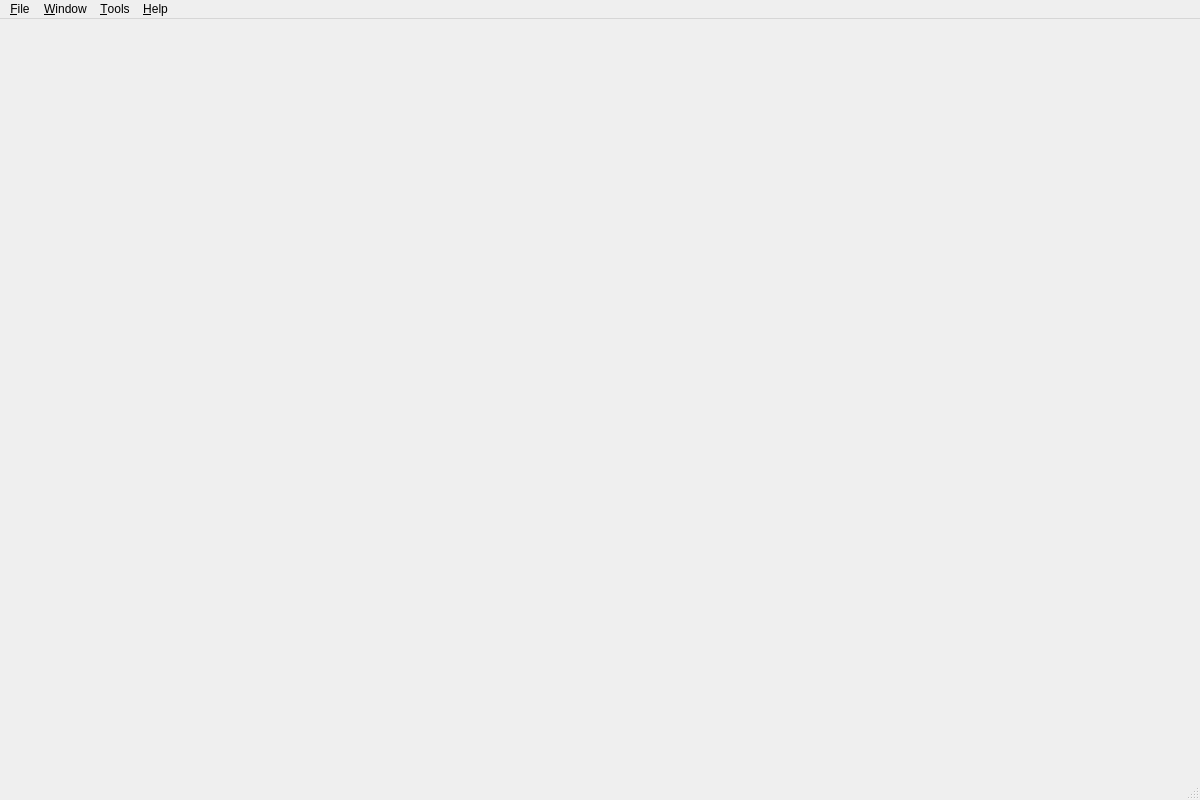
<?xml version="1.0" encoding="UTF-8"?>
<ui version="4.0">
 <class>MainWindow</class>
 <widget class="QMainWindow" name="MainWindow">
  <property name="geometry">
   <rect>
    <x>0</x>
    <y>0</y>
    <width>1200</width>
    <height>800</height>
   </rect>
  </property>
  <property name="windowTitle">
   <string>QRenderDoc</string>
  </property>
  <property name="windowIcon">
   <iconset resource="../Resources/resources.qrc">
    <normaloff>:/logo.svg</normaloff>:/logo.svg</iconset>
  </property>
  <widget class="QWidget" name="centralWidget">
   <layout class="QVBoxLayout" name="verticalLayout">
    <property name="leftMargin">
     <number>0</number>
    </property>
    <property name="topMargin">
     <number>0</number>
    </property>
    <property name="rightMargin">
     <number>0</number>
    </property>
    <property name="bottomMargin">
     <number>0</number>
    </property>
    <item>
     <widget class="ToolWindowManager" name="toolWindowManager" native="true"/>
    </item>
   </layout>
  </widget>
  <widget class="QMenuBar" name="menuBar">
   <property name="geometry">
    <rect>
     <x>0</x>
     <y>0</y>
     <width>1200</width>
     <height>18</height>
    </rect>
   </property>
   <widget class="QMenu" name="menu_Tools">
    <property name="title">
     <string>&amp;Tools</string>
    </property>
    <addaction name="action_Resolve_Symbols"/>
    <addaction name="action_Recompress_Capture"/>
    <addaction name="action_Start_Replay_Loop"/>
    <addaction name="separator"/>
    <addaction name="action_Settings"/>
    <addaction name="action_Manage_Remote_Servers"/>
    <addaction name="separator"/>
    <addaction name="action_Export_Detailed_Data"/>
   </widget>
   <widget class="QMenu" name="menu_File">
    <property name="title">
     <string>&amp;File</string>
    </property>
    <widget class="QMenu" name="menu_Recent_Capture_Files">
     <property name="title">
      <string>&amp;Recent Captures</string>
     </property>
     <addaction name="separator"/>
     <addaction name="action_Clear_Capture_Files_History"/>
    </widget>
    <widget class="QMenu" name="menu_Recent_Capture_Settings">
     <property name="title">
      <string>Recent Capture Settings</string>
     </property>
     <addaction name="separator"/>
     <addaction name="action_Clear_Capture_Settings_History"/>
    </widget>
    <widget class="QMenu" name="menu_Export_As">
     <property name="title">
      <string>&amp;Export As...</string>
     </property>
     <property name="toolTipsVisible">
      <bool>true</bool>
     </property>
    </widget>
    <widget class="QMenu" name="menu_Import_From">
     <property name="title">
      <string>&amp;Import From...</string>
     </property>
     <property name="toolTipsVisible">
      <bool>true</bool>
     </property>
    </widget>
    <addaction name="action_Launch_Application"/>
    <addaction name="action_Attach_to_Running_Instance"/>
    <addaction name="action_Inject_into_Process"/>
    <addaction name="separator"/>
    <addaction name="action_Open_Capture"/>
    <addaction name="action_Save_Capture_Inplace"/>
    <addaction name="action_Save_Capture_As"/>
    <addaction name="action_Close_Capture"/>
    <addaction name="separator"/>
    <addaction name="menu_Import_From"/>
    <addaction name="menu_Export_As"/>
    <addaction name="separator"/>
    <addaction name="menu_Recent_Capture_Files"/>
    <addaction name="menu_Recent_Capture_Settings"/>
    <addaction name="separator"/>
    <addaction name="action_Exit"/>
    <addaction name="separator"/>
   </widget>
   <widget class="QMenu" name="menu_Window">
    <property name="title">
     <string>&amp;Window</string>
    </property>
    <widget class="QMenu" name="menu_Save_Layout">
     <property name="title">
      <string>&amp;Save Layout</string>
     </property>
     <addaction name="action_Save_Default_Layout"/>
     <addaction name="separator"/>
     <addaction name="action_Save_Layout_1"/>
     <addaction name="action_Save_Layout_2"/>
     <addaction name="action_Save_Layout_3"/>
     <addaction name="action_Save_Layout_4"/>
     <addaction name="action_Save_Layout_5"/>
     <addaction name="action_Save_Layout_6"/>
    </widget>
    <widget class="QMenu" name="menu_Load_Layout">
     <property name="title">
      <string>&amp;Load Layout</string>
     </property>
     <addaction name="action_Load_Default_Layout"/>
     <addaction name="separator"/>
     <addaction name="action_Load_Layout_1"/>
     <addaction name="action_Load_Layout_2"/>
     <addaction name="action_Load_Layout_3"/>
     <addaction name="action_Load_Layout_4"/>
     <addaction name="action_Load_Layout_5"/>
     <addaction name="action_Load_Layout_6"/>
    </widget>
    <addaction name="menu_Save_Layout"/>
    <addaction name="menu_Load_Layout"/>
    <addaction name="separator"/>
    <addaction name="action_Launch_Application_Window"/>
    <addaction name="action_Python_Shell"/>
    <addaction name="action_Event_Browser"/>
    <addaction name="action_Texture_Viewer"/>
    <addaction name="action_Pipeline_State"/>
    <addaction name="action_API_Inspector"/>
    <addaction name="action_Mesh_Output"/>
    <addaction name="action_Errors_and_Warnings"/>
    <addaction name="action_Timeline"/>
    <addaction name="action_Statistics_Viewer"/>
    <addaction name="action_Counter_Viewer"/>
    <addaction name="action_Resource_Inspector"/>
    <addaction name="action_Comments"/>
   </widget>
   <widget class="QMenu" name="menu_Help">
    <property name="title">
     <string>&amp;Help</string>
    </property>
    <widget class="QMenu" name="menu_Reported_Bugs">
     <property name="title">
      <string>&amp;Reported Bugs</string>
     </property>
     <addaction name="separator"/>
     <addaction name="action_Clear_Reported_Bugs"/>
    </widget>
    <addaction name="action_View_Documentation"/>
    <addaction name="action_View_Diagnostic_Log_File"/>
    <addaction name="action_Show_Tips"/>
    <addaction name="separator"/>
    <addaction name="action_Send_Error_Report"/>
    <addaction name="menu_Reported_Bugs"/>
    <addaction name="separator"/>
    <addaction name="action_Check_for_Updates"/>
    <addaction name="separator"/>
    <addaction name="action_Source_on_GitHub"/>
    <addaction name="action_Build_Release_Downloads"/>
    <addaction name="action_About"/>
   </widget>
   <addaction name="menu_File"/>
   <addaction name="menu_Window"/>
   <addaction name="menu_Tools"/>
   <addaction name="menu_Help"/>
  </widget>
  <widget class="QStatusBar" name="statusBar"/>
  <action name="action_Launch_Application">
   <property name="text">
    <string>&amp;Launch Application</string>
   </property>
   <property name="shortcut">
    <string>Ctrl+N</string>
   </property>
  </action>
  <action name="action_Attach_to_Running_Instance">
   <property name="text">
    <string>&amp;Attach to Running Instance</string>
   </property>
  </action>
  <action name="action_Inject_into_Process">
   <property name="text">
    <string>&amp;Inject into Process</string>
   </property>
  </action>
  <action name="action_Open_Capture">
   <property name="text">
    <string>&amp;Open Capture</string>
   </property>
   <property name="shortcut">
    <string>Ctrl+O</string>
   </property>
  </action>
  <action name="action_Save_Capture_Inplace">
   <property name="text">
    <string>&amp;Save Capture</string>
   </property>
   <property name="shortcut">
    <string>Ctrl+S</string>
   </property>
  </action>
  <action name="action_Close_Capture">
   <property name="text">
    <string>&amp;Close Capture</string>
   </property>
   <property name="shortcut">
    <string>Ctrl+F4</string>
   </property>
  </action>
  <action name="action_Exit">
   <property name="text">
    <string>E&amp;xit</string>
   </property>
  </action>
  <action name="action_Python_Shell">
   <property name="text">
    <string>P&amp;ython Shell</string>
   </property>
  </action>
  <action name="action_Event_Browser">
   <property name="text">
    <string>&amp;Event Browser</string>
   </property>
  </action>
  <action name="action_Texture_Viewer">
   <property name="text">
    <string>&amp;Texture Viewer</string>
   </property>
  </action>
  <action name="action_Pipeline_State">
   <property name="text">
    <string>&amp;Pipeline State</string>
   </property>
  </action>
  <action name="action_API_Inspector">
   <property name="text">
    <string>&amp;API Inspector</string>
   </property>
  </action>
  <action name="action_Mesh_Output">
   <property name="text">
    <string>&amp;Mesh Output</string>
   </property>
  </action>
  <action name="action_Errors_and_Warnings">
   <property name="text">
    <string>Errors and &amp;Warnings</string>
   </property>
  </action>
  <action name="action_Timeline">
   <property name="text">
    <string>T&amp;imeline</string>
   </property>
  </action>
  <action name="action_Save_Default_Layout">
   <property name="text">
    <string>&amp;Default Layout</string>
   </property>
  </action>
  <action name="action_Load_Default_Layout">
   <property name="text">
    <string>&amp;Default Layout</string>
   </property>
  </action>
  <action name="action_Save_Layout_1">
   <property name="text">
    <string>Layout &amp;1</string>
   </property>
  </action>
  <action name="action_Save_Layout_2">
   <property name="text">
    <string>Layout &amp;2</string>
   </property>
  </action>
  <action name="action_Save_Layout_3">
   <property name="text">
    <string>Layout &amp;3</string>
   </property>
  </action>
  <action name="action_Save_Layout_4">
   <property name="text">
    <string>Layout &amp;4</string>
   </property>
  </action>
  <action name="action_Save_Layout_5">
   <property name="text">
    <string>Layout &amp;5</string>
   </property>
  </action>
  <action name="action_Save_Layout_6">
   <property name="text">
    <string>Layout &amp;6</string>
   </property>
  </action>
  <action name="action_Load_Layout_1">
   <property name="text">
    <string>Layout &amp;1</string>
   </property>
  </action>
  <action name="action_Load_Layout_2">
   <property name="text">
    <string>Layout &amp;2</string>
   </property>
  </action>
  <action name="action_Load_Layout_3">
   <property name="text">
    <string>Layout &amp;3</string>
   </property>
  </action>
  <action name="action_Load_Layout_4">
   <property name="text">
    <string>Layout &amp;4</string>
   </property>
  </action>
  <action name="action_Load_Layout_5">
   <property name="text">
    <string>Layout &amp;5</string>
   </property>
  </action>
  <action name="action_Load_Layout_6">
   <property name="text">
    <string>Layout &amp;6</string>
   </property>
  </action>
  <action name="action_Resolve_Symbols">
   <property name="text">
    <string>&amp;Resolve Symbols</string>
   </property>
  </action>
  <action name="action_Settings">
   <property name="text">
    <string>&amp;Settings</string>
   </property>
  </action>
  <action name="action_Manage_Remote_Servers">
   <property name="text">
    <string>&amp;Manage Remote Servers</string>
   </property>
  </action>
  <action name="action_View_Documentation">
   <property name="text">
    <string>View &amp;Documentation</string>
   </property>
  </action>
  <action name="action_View_Diagnostic_Log_File">
   <property name="text">
    <string>View Diagnostic &amp;Log File</string>
   </property>
  </action>
  <action name="action_Send_Error_Report">
   <property name="text">
    <string>Send &amp;Error Report</string>
   </property>
  </action>
  <action name="action_Source_on_GitHub">
   <property name="text">
    <string>Source on GitHub</string>
   </property>
  </action>
  <action name="action_Build_Release_Downloads">
   <property name="text">
    <string>Build/Release Downloads</string>
   </property>
  </action>
  <action name="action_About">
   <property name="text">
    <string>&amp;About</string>
   </property>
  </action>
  <action name="action_Clear_Capture_Files_History">
   <property name="text">
    <string>Clear History</string>
   </property>
  </action>
  <action name="action_Clear_Capture_Settings_History">
   <property name="text">
    <string>Clear History</string>
   </property>
  </action>
  <action name="action_Statistics_Viewer">
   <property name="text">
    <string>&amp;Statistics Viewer</string>
   </property>
  </action>
  <action name="action_Show_Tips">
   <property name="text">
    <string>Show Tips</string>
   </property>
  </action>
  <action name="action_Launch_Application_Window">
   <property name="text">
    <string>&amp;Launch Application</string>
   </property>
  </action>
  <action name="action_Start_Replay_Loop">
   <property name="text">
    <string>Start Replay &amp;Loop</string>
   </property>
  </action>
  <action name="action_Counter_Viewer">
   <property name="text">
    <string>Performance &amp;Counter Viewer</string>
   </property>
  </action>
  <action name="action_Resource_Inspector">
   <property name="text">
    <string>&amp;Resource Inspector</string>
   </property>
  </action>
  <action name="action_Save_Capture_As">
   <property name="text">
    <string>Sa&amp;ve Capture As</string>
   </property>
  </action>
  <action name="action_Comments">
   <property name="text">
    <string>Capture C&amp;omments</string>
   </property>
  </action>
  <action name="action_Recompress_Capture">
   <property name="text">
    <string>Re&amp;compress Capture</string>
   </property>
  </action>
  <action name="action_Export_Detailed_Data">
   <property name="text">
    <string>Export Detailed Data</string>
   </property>
  </action>
  <action name="action_Clear_Reported_Bugs">
   <property name="text">
    <string>&amp;Clear Reported Bugs</string>
   </property>
  </action>
  <action name="action_Check_for_Updates">
   <property name="text">
    <string>Check for updates</string>
   </property>
  </action>
 </widget>
 <layoutdefault spacing="6" margin="11"/>
 <customwidgets>
  <customwidget>
   <class>ToolWindowManager</class>
   <extends>QWidget</extends>
   <header>3rdparty/toolwindowmanager/ToolWindowManager.h</header>
  </customwidget>
 </customwidgets>
 <resources>
  <include location="../Resources/resources.qrc"/>
 </resources>
 <connections/>
</ui>
